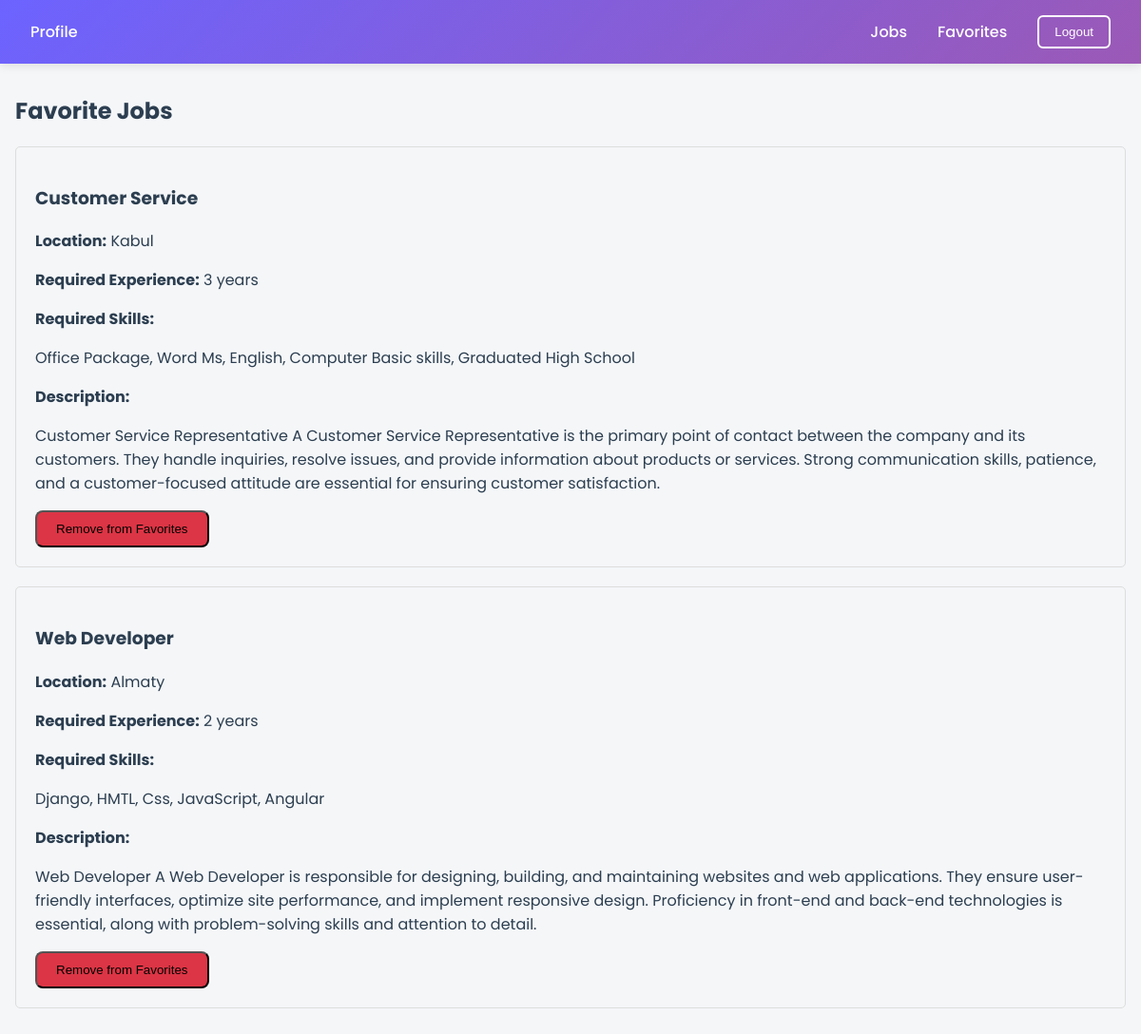
The page /accounts/favorites/ (signed in) on the database its author committed.
### accounts/models.py (models this page shows, shortened)
class FavoriteJob(models.Model):
    user = models.ForeignKey(User, on_delete=models.CASCADE)
    job = models.ForeignKey(Job, on_delete=models.CASCADE)
    created_at = models.DateTimeField(auto_now_add=True)
    class Meta:
        unique_together = ('user', 'job')

class Job(models.Model):
    title = models.CharField(max_length=200)
    description = models.TextField()
    required_skills = models.TextField()
    experience_years = models.IntegerField(default=0)
    location = models.CharField(max_length=100)
    created_at = models.DateTimeField(auto_now_add=True)

### accounts/views.py (the view)
# urls.py: path('favorites/', views.favorite_jobs, name='favorite_jobs'),
@login_required
def favorite_jobs(request):
    favorites = FavoriteJob.objects.filter(user=request.user).order_by('-created_at')
    return render(request, 'accounts/favorite_jobs.html', {'favorites': favorites})

### accounts/templates/accounts/favorite_jobs.html (shortened to what this page needs)
{% extends "accounts/base.html" %}
{% block content %}
    <h2>Favorite Jobs</h2>
    <div class="jobs-list">
        {% for favorite in favorites %}
            <div class="job-card">
                <h3>{{ favorite.job.title }}</h3>
                <p><strong>Location:</strong> {{ favorite.job.location }}</p>
                <p><strong>Required Experience:</strong> {{ favorite.job.experience_years }} years</p>
                <p><strong>Required Skills:</strong></p>
                <p>{{ favorite.job.required_skills }}</p>
                <p><strong>Description:</strong></p>
                <p>{{ favorite.job.description }}</p>
                <button class="btn btn-danger favorite-btn" data-job-id="{{ favorite.job.id }}">
                    Remove from Favorites
                </button>
            </div>
        {% empty %}
            <p>You haven't added any jobs to your favorites yet.</p>
        {% endfor %}
    </div>
{% endblock %}

### accounts/templates/accounts/base.html (style rules this page uses)
:root { --primary: #6C63FF; --secondary: #FF6B6B; --success: #2ECC71; --warning: #F1C40F; --dark: #2C3E50; --light: #F8F9FA; --accent: #9B59B6; }
body { font-family: 'Poppins', sans-serif; margin: 0; padding: 0; background-color: #f4f6f8; color: var(--dark); }
.btn { text-decoration: none !important; display: inline-block; padding: 10px 20px; border-radius: 8px; cursor: pointer; font-weight: 500; transition: transform 0.2s, box-shadow 0.2s; }

### accounts/templates/accounts/favorite_jobs.html (style rules this page uses)
.jobs-list { margin-top: 20px; }
.job-card { border: 1px solid #ddd; padding: 20px; margin-bottom: 20px; border-radius: 5px; }
.btn-danger { background-color: #dc3545; }

### rows shown on the page
FavoriteJob: job "Customer Service", job.location "Kabul", job.experience_years "3", job.required_skills "Office Package, Word Ms, English, Computer Basic skills, Graduated High School", job.description "Customer Service Representative A Customer Service Representative is the primary point of contact between the company and its customers. They handle inquiries, resolve issues, and provide information about products or services. Strong communication skills, patience, and a customer-focused attitude are essential for ensuring customer satisfaction."
FavoriteJob: job "Web Developer", job.location "Almaty", job.experience_years "2", job.required_skills "Django, HMTL, Css, JavaScript, Angular", job.description "Web Developer A Web Developer is responsible for designing, building, and maintaining websites and web applications. They ensure user-friendly interfaces, optimize site performance, and implement responsive design. Proficiency in front-end and back-end technologies is essential, along with problem-solving skills and attention to detail."
